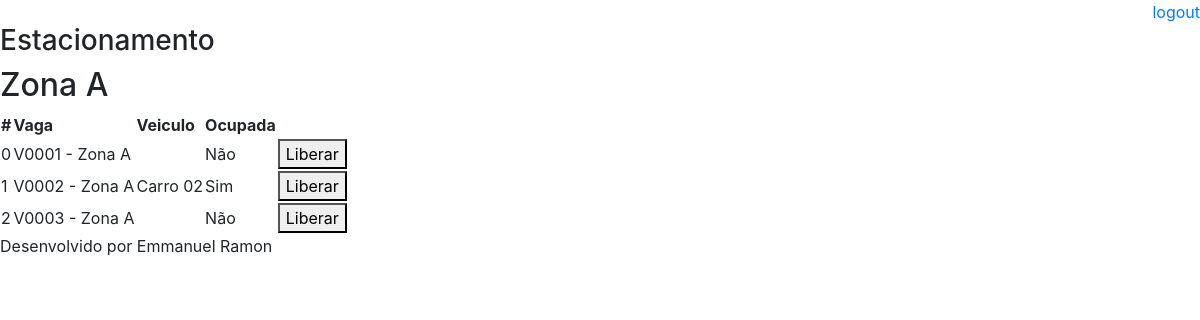
The page /estacionamento/1/ on the database as committed earlier.
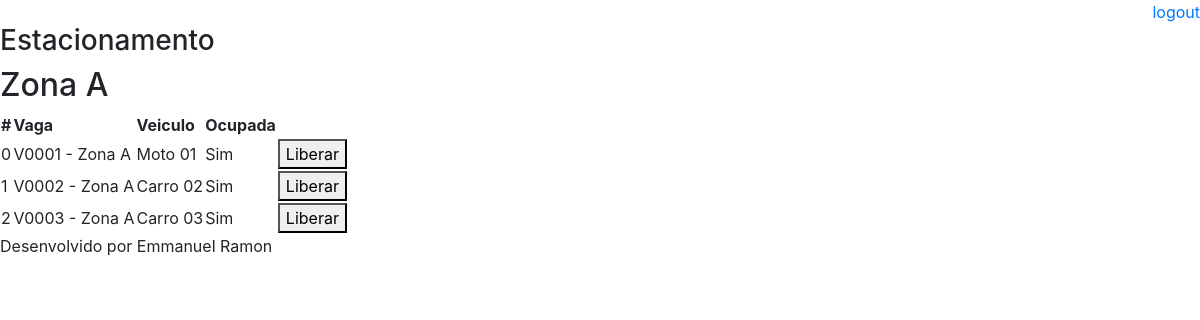
The same page on the database as committed later.
### core/models.py (models this page shows, shortened)
class Vaga(models.Model):
	nome    = models.CharField(max_length=16)
	veiculo = models.OneToOneField(Veiculo, models.SET_NULL, blank=True,null=True,)
	ocupada = models.BooleanField(default=False)
	estacionamento = models.ForeignKey(Estacionamento, on_delete=models.CASCADE)

class Veiculo(models.Model):
	CHOICES = (
		('CARRO', 'Carro'),
		('MOTO', 'Moto'),
		)
	tipo = models.CharField(max_length=6, choices=CHOICES)
	nome = models.CharField(max_length=10)
	ativo = models.BooleanField(default=True)

### core/views.py (the view)
# urls.py: path('estacionamento/<int:id>/', views.index_estacionamento, name='index_estacionamento'),
def index_estacionamento(request, id):
	dados = {'id': id}
	try:
		estacionamento = Estacionamento.objects.get(id=id)
		dados['estacionamento'] = estacionamento
		try:
			vagas = Vaga.objects.filter(estacionamento=estacionamento)
			dados['vagas'] = enumerate(vagas)
		except Exception as e:
			raise e
	except Exception as e:
		raise e
	return render(request, 'estacionamento/index.html', dados)

### templates/estacionamento/index.html
{% extends "model-page.html" %}
{% block content %}
<h3>Estacionamento</h3>
<h2>{{ estacionamento.nome }}</h2>
{% if vagas %}
<table>
	<thead>
		<th>#</th>
		<th>Vaga</th>
		<th>Veiculo</th>
		<th>Ocupada</th>
	</thead>
{% for i,vaga in vagas %}
	<tr>
		<td>{{ i }}</td>
		<td>{{ vaga.nome }}</td>
		<td>
		{{ vaga.veiculo.nome }}</td>
		<td>
			{% if vaga.ocupada  %}
				Sim
			{% else %}
				Não
			{% endif %}
		</td>
		<td>
			<a href="{% url 'liberar_vaga' vaga.id %}"><button>Liberar</button></a>
		</td>
	</tr>
{% endfor %}
</table>
{% endif %}
{% endblock %}

Rows that differ between the two databases and show on the page:
changed Vaga "V0001 - Zona A": veiculo.nome (not shown) → "Moto 01"; ocupada "Não" → "Sim"
changed Vaga "V0003 - Zona A": veiculo.nome (not shown) → "Carro 03"; ocupada "Não" → "Sim"
